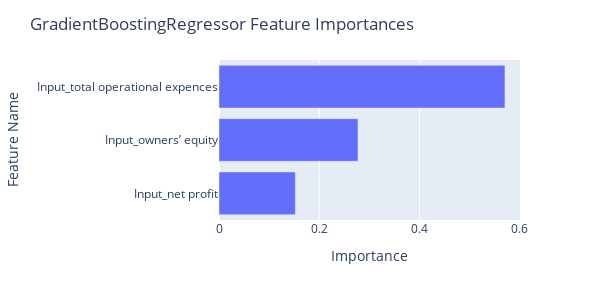

The code cell stored with this chart in its notebook:
### Code cell
fig = px.bar(df_gb, x="Importance", y="Feature Name")

fig.update_layout(
    autosize=False,
    width=600,
    height=300,
    title_text=f"GradientBoostingRegressor Feature Importances",
    yaxis={'categoryorder':'total ascending'}
)

fig.show()

### Figure 1 — Plotly figure (JSON) as saved in the notebook; plotly's stock layout.template omitted (floating-point values rounded to 4 significant figures)
{"data": [{"alignmentgroup": "True", "hovertemplate": "Importance=%{x}<br>Feature Name=%{y}<extra></extra>", "legendgroup": "", "marker": {"color": "#636efa", "pattern": {"shape": ""}}, "name": "", "offsetgroup": "", "orientation": "h", "showlegend": false, "textposition": "auto", "type": "bar", "x": [0.5704, 0.2773, 0.1523], "xaxis": "x", "y": ["Input_total operational expences", "Input_owners’ equity", "Input_net profit"], "yaxis": "y"}], "layout": {"autosize": false, "barmode": "relative", "height": 300, "legend": {"tracegroupgap": 0}, "margin": {"t": 60}, "title": {"text": "GradientBoostingRegressor Feature Importances"}, "width": 600, "xaxis": {"anchor": "y", "autorange": true, "domain": [0, 1], "range": [0, 0.6004], "title": {"text": "Importance"}, "type": "linear"}, "yaxis": {"anchor": "x", "autorange": true, "categoryorder": "total ascending", "domain": [0, 1], "range": [-0.5, 2.5], "title": {"text": "Feature Name"}, "type": "category"}}}
